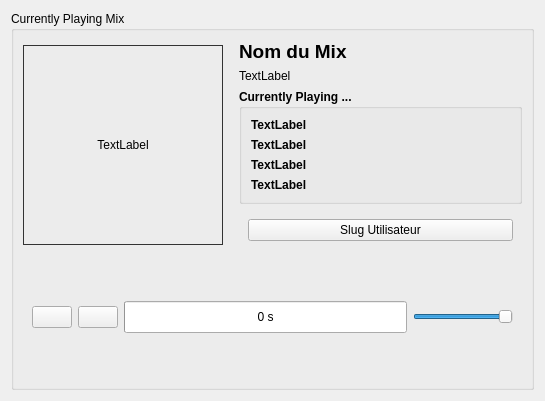
<?xml version="1.0" encoding="UTF-8"?>
<ui version="4.0">
 <class>currentlyListen</class>
 <widget class="QWidget" name="currentlyListen">
  <property name="geometry">
   <rect>
    <x>0</x>
    <y>0</y>
    <width>545</width>
    <height>401</height>
   </rect>
  </property>
  <property name="windowTitle">
   <string>Currently Playing Mix</string>
  </property>
  <layout class="QHBoxLayout" name="horizontalLayout">
   <item>
    <widget class="QGroupBox" name="grpCurrentplyPlaying">
     <property name="title">
      <string>Currently Playing Mix</string>
     </property>
     <layout class="QHBoxLayout" name="horizontalLayout_2">
      <item>
       <layout class="QVBoxLayout" name="verticalLayout">
        <property name="sizeConstraint">
         <enum>QLayout::SetFixedSize</enum>
        </property>
        <item>
         <layout class="QHBoxLayout" name="horizontalLayout_7">
          <item>
           <widget class="QLabel" name="lblMixImg">
            <property name="minimumSize">
             <size>
              <width>200</width>
              <height>200</height>
             </size>
            </property>
            <property name="maximumSize">
             <size>
              <width>200</width>
              <height>200</height>
             </size>
            </property>
            <property name="styleSheet">
             <string notr="true">border: 1px solid #333;</string>
            </property>
            <property name="text">
             <string>TextLabel</string>
            </property>
            <property name="alignment">
             <set>Qt::AlignCenter</set>
            </property>
           </widget>
          </item>
          <item>
           <spacer name="horizontalSpacer">
            <property name="orientation">
             <enum>Qt::Horizontal</enum>
            </property>
            <property name="sizeType">
             <enum>QSizePolicy::Fixed</enum>
            </property>
            <property name="sizeHint" stdset="0">
             <size>
              <width>10</width>
              <height>10</height>
             </size>
            </property>
           </spacer>
          </item>
          <item>
           <layout class="QVBoxLayout" name="verticalLayout_2">
            <item>
             <widget class="QLabel" name="lblMixName">
              <property name="maximumSize">
               <size>
                <width>16777215</width>
                <height>36</height>
               </size>
              </property>
              <property name="font">
               <font>
                <pointsize>14</pointsize>
                <weight>75</weight>
                <bold>true</bold>
               </font>
              </property>
              <property name="text">
               <string>Nom du Mix</string>
              </property>
             </widget>
            </item>
            <item>
             <widget class="QLabel" name="lblDescription">
              <property name="maximumSize">
               <size>
                <width>300</width>
                <height>16777215</height>
               </size>
              </property>
              <property name="text">
               <string>TextLabel</string>
              </property>
              <property name="alignment">
               <set>Qt::AlignLeading|Qt::AlignLeft|Qt::AlignTop</set>
              </property>
              <property name="wordWrap">
               <bool>true</bool>
              </property>
             </widget>
            </item>
            <item>
             <widget class="QGroupBox" name="groupBox">
              <property name="maximumSize">
               <size>
                <width>300</width>
                <height>300</height>
               </size>
              </property>
              <property name="font">
               <font>
                <pointsize>9</pointsize>
                <weight>75</weight>
                <bold>true</bold>
               </font>
              </property>
              <property name="title">
               <string>Currently Playing ...</string>
              </property>
              <layout class="QHBoxLayout" name="horizontalLayout_5">
               <item>
                <layout class="QVBoxLayout" name="verticalLayout_3">
                 <item>
                  <widget class="QLabel" name="lblReleaseName">
                   <property name="text">
                    <string>TextLabel</string>
                   </property>
                  </widget>
                 </item>
                 <item>
                  <widget class="QLabel" name="lblName">
                   <property name="text">
                    <string>TextLabel</string>
                   </property>
                  </widget>
                 </item>
                 <item>
                  <widget class="QLabel" name="lblPerformer">
                   <property name="text">
                    <string>TextLabel</string>
                   </property>
                  </widget>
                 </item>
                 <item>
                  <widget class="QLabel" name="lblYear">
                   <property name="text">
                    <string>TextLabel</string>
                   </property>
                  </widget>
                 </item>
                </layout>
               </item>
              </layout>
             </widget>
            </item>
            <item>
             <widget class="QWidget" name="widget_2" native="true">
              <layout class="QHBoxLayout" name="horizontalLayout_8">
               <item>
                <layout class="QHBoxLayout" name="horizontalLayout_6">
                 <item>
                  <widget class="QPushButton" name="btnProfile">
                   <property name="text">
                    <string>Slug Utilisateur</string>
                   </property>
                  </widget>
                 </item>
                </layout>
               </item>
              </layout>
             </widget>
            </item>
           </layout>
          </item>
         </layout>
        </item>
        <item>
         <widget class="QWidget" name="widget" native="true">
          <layout class="QHBoxLayout" name="horizontalLayout_4">
           <item>
            <layout class="QHBoxLayout" name="horizontalLayout_3">
             <item>
              <widget class="QPushButton" name="btnPlayPause">
               <property name="text">
                <string/>
               </property>
               <property name="icon">
                <iconset resource="mainWindow.qrc">
                 <normaloff>:/icons/Resources/Pause.png</normaloff>:/icons/Resources/Pause.png</iconset>
               </property>
               <property name="iconSize">
                <size>
                 <width>26</width>
                 <height>26</height>
                </size>
               </property>
              </widget>
             </item>
             <item>
              <widget class="QPushButton" name="btnSkip">
               <property name="text">
                <string/>
               </property>
               <property name="icon">
                <iconset resource="mainWindow.qrc">
                 <normaloff>:/icons/Resources/Gnome-Media-Skip-Forward-32.png</normaloff>:/icons/Resources/Gnome-Media-Skip-Forward-32.png</iconset>
               </property>
               <property name="iconSize">
                <size>
                 <width>26</width>
                 <height>26</height>
                </size>
               </property>
              </widget>
             </item>
             <item>
              <widget class="QProgressBar" name="prgListenStatus">
               <property name="minimumSize">
                <size>
                 <width>0</width>
                 <height>32</height>
                </size>
               </property>
               <property name="maximumSize">
                <size>
                 <width>16777215</width>
                 <height>32</height>
                </size>
               </property>
               <property name="baseSize">
                <size>
                 <width>0</width>
                 <height>32</height>
                </size>
               </property>
               <property name="value">
                <number>0</number>
               </property>
               <property name="textVisible">
                <bool>true</bool>
               </property>
               <property name="invertedAppearance">
                <bool>false</bool>
               </property>
               <property name="format">
                <string>%v s</string>
               </property>
              </widget>
             </item>
             <item>
              <widget class="QSlider" name="volumeSlider">
               <property name="minimumSize">
                <size>
                 <width>50</width>
                 <height>25</height>
                </size>
               </property>
               <property name="maximumSize">
                <size>
                 <width>100</width>
                 <height>25</height>
                </size>
               </property>
               <property name="baseSize">
                <size>
                 <width>50</width>
                 <height>25</height>
                </size>
               </property>
               <property name="maximum">
                <number>100</number>
               </property>
               <property name="value">
                <number>100</number>
               </property>
               <property name="orientation">
                <enum>Qt::Horizontal</enum>
               </property>
              </widget>
             </item>
            </layout>
           </item>
          </layout>
         </widget>
        </item>
       </layout>
      </item>
     </layout>
    </widget>
   </item>
  </layout>
 </widget>
 <resources>
  <include location="mainWindow.qrc"/>
 </resources>
 <connections/>
</ui>
